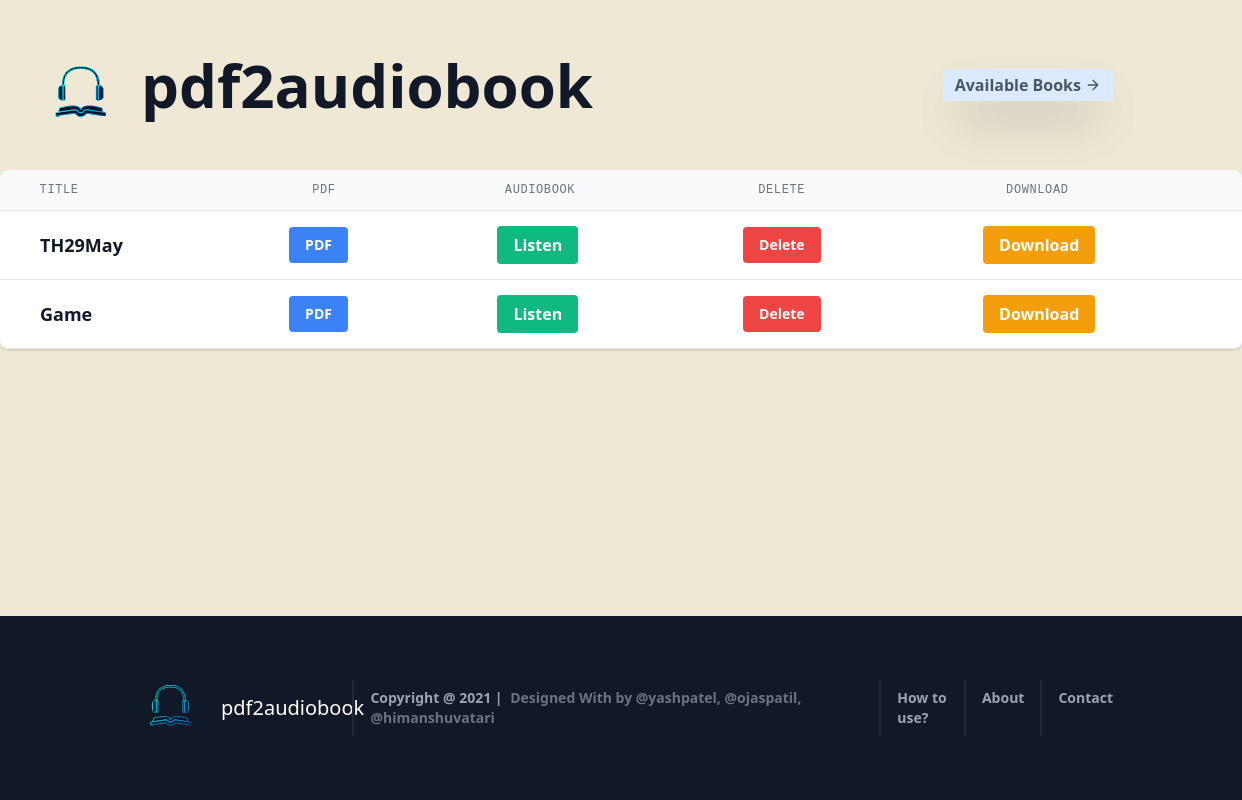
The page /book/ on the database as committed earlier.
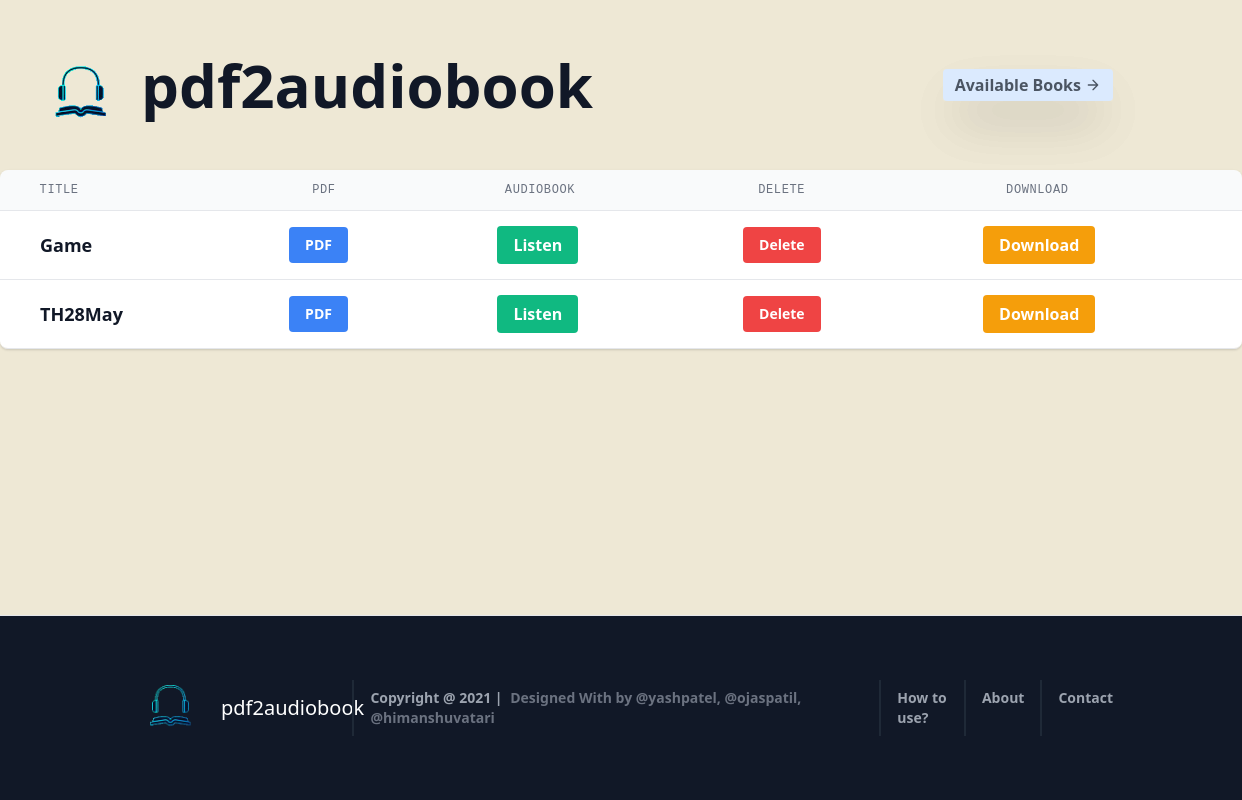
The same page on the database as committed later.
### convert/models.py (models this page shows, shortened)
class Books(models.Model):
	title = models.CharField(max_length=100)
	file = models.FileField(upload_to='books')
	index = models.CharField(max_length=100, default="editorial")

### convert/views.py (the view)
# urls.py: path('book/', book_list, name = 'book-list'),
def book_list(request):
	books = Books.objects.all()
	context = {
		'books': books,
	}
	return render(request, 'book_list.html', context)

### templates/book_list.html (shortened to what this page needs)
{% extends 'base.html' %}
{% block content %}
	<div class="flex flex-col">
		<div class="-my-2 overflow-x-auto sm:-mx-6 lg:-mx-8">
		<div class="py-2 align-middle inline-block min-w-full sm:px-6 lg:px-8">
			<div class="shadow overflow-hidden border-b border-gray-200 sm:rounded-lg">
			<table class="min-w-full divide-y divide-gray-200">
				<thead class="bg-gray-50">
				<tr>
					<th scope="col" class="px-6 py-3 text-left text-xs font-medium text-gray-500 uppercase tracking-wider">
						<pre>  Title</pre>
					</th>
					<th scope="col" class="px-6 py-3 text-left text-xs font-medium text-gray-500 uppercase tracking-wider">
						<pre>     PDF</pre>
					</th>
					<th scope="col" class="px-6 py-3 text-left text-xs font-medium text-gray-500 uppercase tracking-wider">
						<pre>   AudioBook</pre>
					</th>
					<th scope="col" class="px-6 py-3 text-left text-xs font-medium text-gray-500 uppercase tracking-wider">
						<pre>    Delete</pre>
					</th>
					<th scope="col" class="px-6 py-3 text-left text-xs font-medium text-gray-500 uppercase tracking-wider">
						<pre>     Download</pre>
					</th>
				</tr>
				</thead>
				<tbody class="bg-white divide-y divide-gray-200">
					{% for book in books %}
						<tr>
							<td class="px-6 py-4 whitespace-nowrap">
								<div class="flex items-center">
									<div class="ml-4">
										<div class="text-sm font-medium text-gray-900 font-bold text-lg">
											{{ book.title }}
										</div>
									</div>
								</div>
							</td>
							<td class="px-6 py-4 whitespace-nowrap">
								<div class="flex items-center">
									<div class="ml-4">
										<a href="/media/{{ book.file }}" target="_blank" class="text-sm font-medium text-gray-900">
											<button class="bg-blue-500 hover:bg-blue-700 text-white font-bold py-2 px-4 rounded">
												PDF
											</button>
										</a>
									</div>
								</div>
							</td>
							<td class="px-6 py-4 whitespace-nowrap">
								<div class="flex items-center">
									<div class="ml-4">
										<a href="{% url 'chapterList' name=book.title %}" class="bg-green-500 hover:bg-green-700 text-white font-bold py-2 px-4 rounded">
											Listen
										</a>
									</div>
								</div>
							</td>
							<td class="px-6 py-4 whitespace-nowrap">
								<div class="flex items-center">
									<div class="ml-4">
										<div class="text-sm font-medium text-gray-900">
											<form action="{% url 'book-delete' book.pk %}" method="post">
												<button type="submit" class="bg-red-500 hover:bg-red-700 text-white font-bold py-2 px-4 rounded">
													Delete
												</button>
											</form>
										</div>
									</div>
								</div>
							</td>
							<td class="px-6 py-4 whitespace-nowrap">
								<div class="flex items-center">
									<div class="ml-4">
										<a href="{% url 'download-audio' name=book.title %}" class="bg-yellow-500 hover:bg-yellow-700 text-white font-bold py-2 px-4 rounded">
											Download
										</a>
									</div>
								</div>
							</td>
						</tr>
					{% endfor %}
				</tbody>
			</table>
			</div>
		</div>
		</div>
	</div>
{% endblock content %}

Rows that differ between the two databases and show on the page:
removed Books: title "TH29May"
added Books: title "TH28May"
